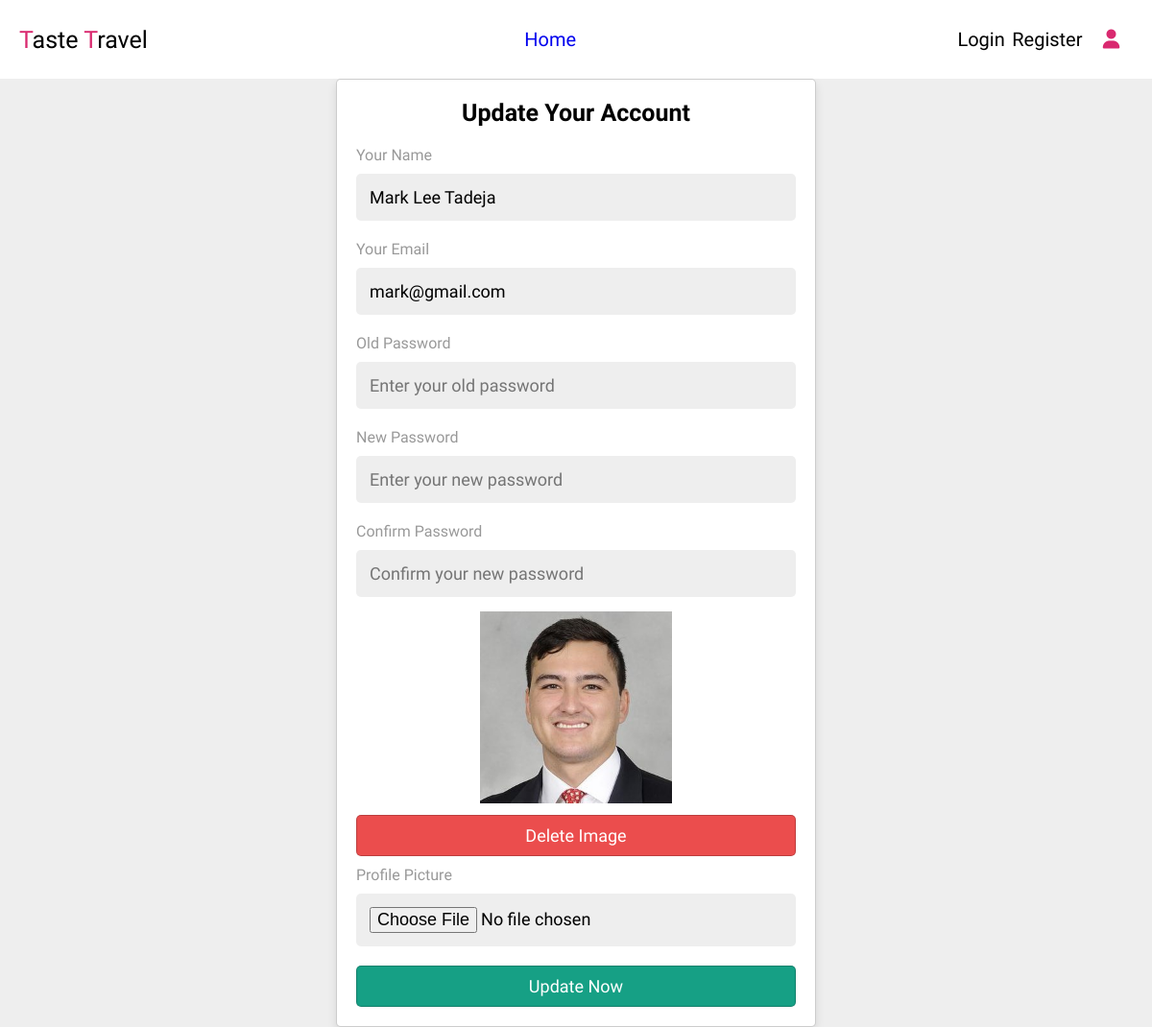
The page /update.php (signed in) on the database its author committed.
### tables this page shows
CREATE TABLE `users` (
  `id` varchar(20) NOT NULL,
  `name` varchar(50) NOT NULL,
  `email` varchar(50) NOT NULL,
  `password` varchar(100) NOT NULL,
  `image` varchar(30) NOT NULL
);

### update.php (the view, shortened to what this page needs)
<?php
include 'components/connect.php';
?>
<!DOCTYPE html>
<html lang="en">
<head>
    <link rel="stylesheet" href="css/style.css">
</head>
<body>
    <?php
    include 'components/header.php';
    ?>
    <section class="account-form">
        <form action="" method="post" enctype="multipart/form-data">
            <h3>Update your account</h3>
            <p class="placeholder">Your Name </p>
            <input type="text" name="name" id="" maxlength="50" placeholder=" " class="box" value="<?= $fetch_profile['name'] ?>">
            <p class="placeholder">Your Email </p>
            <input type="email" name="email" id="" maxlength="50" placeholder="" class="box" value="<?= $fetch_profile['email'] ?>">
            <p class="placeholder">Old Password</p>
            <input type="password" name="old_pass" id="" maxlength="50" placeholder="Enter your old password" class="box">
            <p class="placeholder">New Password </p>
            <input type="text" name="new_pass" id="" maxlength="50" placeholder="Enter your new password" class="box">
            <p class="placeholder">Confirm Password </p>
            <input type="text" name="c_pass" id="" maxlength="50" placeholder="Confirm your new password" class="box">
            <?php
            if ($fetch_profile['image'] != '') { ?>
                <img src="uploaded_files/<?= $fetch_profile['image']; ?>" class="image" style="height:20rem;
                    width:100%; object-fit: contain;
  margin-top: .5rem; ">
                <input type="submit" value="Delete image" name="delete_image" class="delete-btn" onclick="return confirm('delete this image?')">
            <?php  }; ?>
            <p class="placeholder">Profile Picture</p>
            <input type="file" name="image" id="" class="box" accept="image/*">
            <input type="submit" value="Update now" class="btn" name="submit">
        </form>
    </section>
</body>
</html>

### css/style.css (style rules this page uses)
:root { --main-color: #16a085; --red: #eb4d4d; --orange: #f39c12; --black: #130f40; --light-color: #999; --light-bg: #eee; --white: #fff; --border: 0.1rem solid rgba(0, 0, 0, 0.2); --box-shadow: 0 0.5rem 1rem rgba(0, 0, 0, 0.1); }
* { font-family: "Comfortaa", cursive; margin: 0; box-sizing: border-box; outline: none; border: none; text-decoration: none; scrollbar-color: var(--main-color) var(--black); scrollbar-width: thin; }
html { font-size: 62.5%; overflow-x: hidden; }
body { background-color: var(--light-bg); }
section { max-width: 1200px; margin: 0 auto; padding: 2rem; }
.btn, .delete-btn, .option-btn { display: block; width: 100%; }
.btn, .delete-btn, .option-btn, .inline-btn, .inline-delete-btn, .inline-option-btn { margin-top: 1rem; text-align: center; padding: 1rem 3rem; font-size: 1.8rem; border-radius: 0.5rem; border: var(--border); color: var(--white); cursor: pointer; text-transform: capitalize; }
.btn, .inline-btn { background-color: var(--main-color); }
.delete-btn, .inline-delete-btn { background-color: var(--red); }
.account-form { background: var(--white); box-shadow: var(--box-shadow); padding: 2rem; border: var(--border); border-radius: 0.5rem; max-width: 50rem; margin: 0 auto; }
.account-form form h3 { padding-bottom: 1rem; font-size: 2.5rem; color: var(--black); text-transform: capitalize; text-align: center; }
.account-form form p { padding-top: 1rem; font-size: 1.6rem; color: var(--light-color); }
.account-form form .box { width: 100%; border-radius: 0.5rem; padding: 1.4rem; font-size: 1.8rem; color: var(--black); background-color: var(--light-bg); margin: 1rem 0; }
.account-form form .image { height: 20rem; width: 100%; object-fit: contain; margin-top: 0.5rem; }

### components/header.php (style rules this page uses)
:root { --main-color: #16a085; --red: #eb4d4d; --orange: #f39c12; --black: #000; --light-color: #999; --light-bg: #eee; --white: #fff; --border: 0.1rem solid rgba(0, 0, 0, 0.2); --box-shadow: 0 0.5rem 1rem rgba(0, 0, 0, 0.1); }
* { font-family: "Comfortaa", cursive; margin: 0; box-sizing: border-box; outline: none; border: none; text-decoration: none; scrollbar-color: var(--main-color) var(--black); scrollbar-width: thin; }
html { font-size: 62.5%; overflow-x: hidden; }
body { background-color: var(--light-bg); }
section { max-width: 1200px; margin: 0 auto; padding: 2rem; }
.btn, .delete-btn, .option-btn { display: block; width: 100%; }
.btn, .delete-btn, .option-btn, .inline-btn, .inline-delete-btn, .inline-option-btn { margin-top: 1rem; text-align: center; padding: 1rem 3rem; font-size: 1.8rem; border-radius: 0.5rem; border: var(--border); color: var(--white); cursor: pointer; text-transform: capitalize; }
.btn, .inline-btn { background-color: var(--main-color); }
.delete-btn, .inline-delete-btn { background-color: var(--red); }
.account-form { background: var(--white); box-shadow: var(--box-shadow); padding: 2rem; border: var(--border); border-radius: 0.5rem; max-width: 50rem; margin: 0 auto; }
.account-form form h3 { padding-bottom: 1rem; font-size: 2.5rem; color: var(--black); text-transform: capitalize; text-align: center; }
.account-form form p { padding-top: 1rem; font-size: 1.6rem; color: var(--light-color); }
.account-form form .box { width: 100%; border-radius: 0.5rem; padding: 1.4rem; font-size: 1.8rem; color: var(--black); background-color: var(--light-bg); margin: 1rem 0; }
.account-form form .image { height: 20rem; width: 100%; object-fit: contain; margin-top: 0.5rem; }

### rows shown on the page
users: name "Mark Lee Tadeja", email "mark@gmail.com", image (picture)
